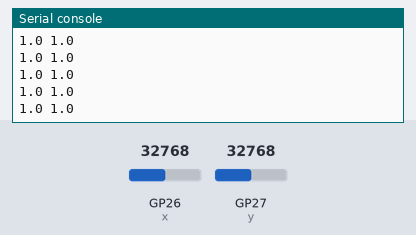
This program was run on a simulated Raspberry Pi Pico running MicroPython. On the bench: the last lines printed to the serial console. The inputs (shaded band) are chosen by the test bench; at power-on: GP26 (x) = 32768, GP27 (y) = 32768 (analog values on the 0–65535 scale).

Above: at 1.2 s.
1.3 s: GP26 (x) set to 45874
At 1.32 s:
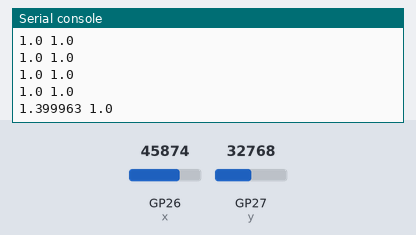
2.8 s: GP27 (y) set to 45874
At 2.83 s:
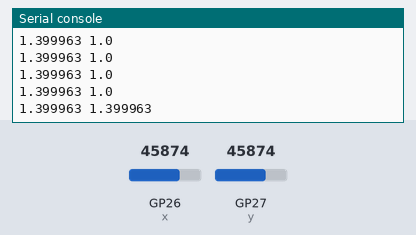
4.3 s: GP26 (x) set to 57670
At 4.34 s:
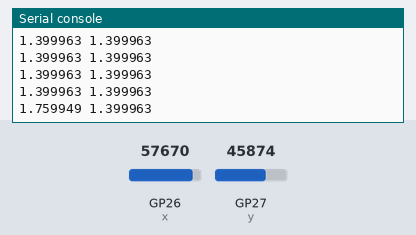
5.8 s: GP27 (y) set to 57670
At 5.8 s:
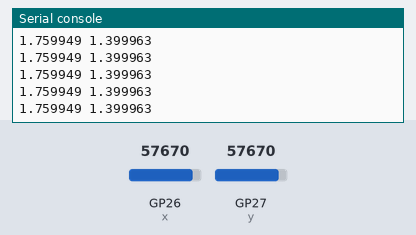
Timing chart, 0 to 8.3 s (numbered marks = the images above; inputs shaded):
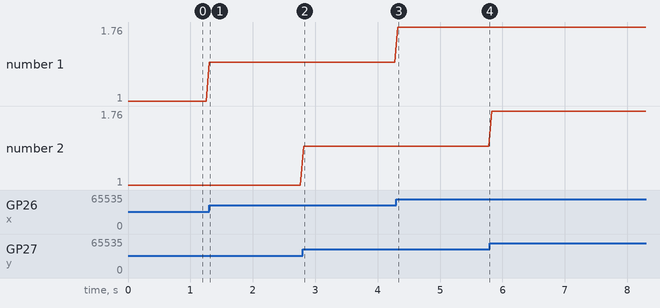

The program:

17_joystick.py
```python
from machine import Pin, ADC
import time


x = ADC(Pin(26))                    # ADC
y = ADC(Pin(27))                    # ADC
sw = Pin(15, Pin.IN, Pin.PULL_UP)   # Digital Input

while True:
    x_ = x.read_u16() / 32768
    y_ = y.read_u16() / 32768

    # print(x_ , y_ , sw.value())
    print(x_ , y_)
    time.sleep(0.05)
```

Measured:
- after the input at 1.3 s, the serial console: prints a new line at once (image 1)
- after the input at 2.8 s, the serial console: prints a new line at once (image 2)
- after the input at 4.3 s, the serial console: prints a new line at once (image 3)
- plotted number 1: 1 → 1.4 after the input at 1.3 s, 1.4 → 1.76 after the input at 4.3 s
